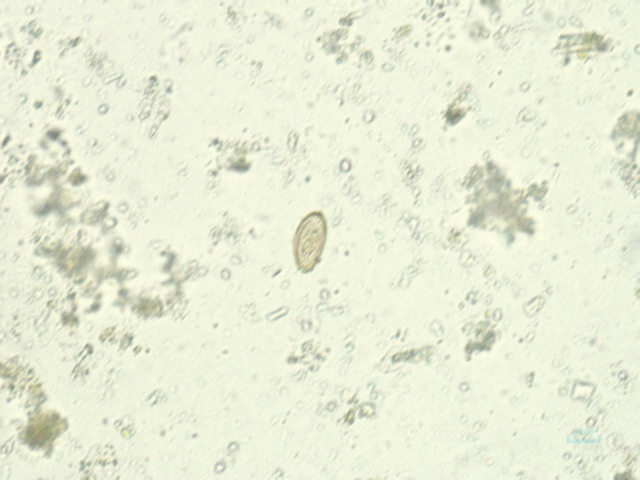
%> input picture 3rdYears/Y3T2/ComputerVision/Pre-processingImageDL/Opisthorchis viverrine_0001.jpg, 1280 x 960 px (shown at 1/2 size)
$ octave testImage.m   (GNU Octave 9; MATLAB toolbox functions it lacks are replaced by stand-ins)
%> lines starting %> are read from the running program, lines starting %| are printed output that depends on the picture
im = imread('Opisthorchis viverrine_0001.jpg');
%> im is the input picture: size 960x1280x3 uint8; mean R, G, B 232.8, 236.7, 214.3

im = im2double(im);
%> im: size 960x1280x3 double

% Resize the image to 640x640 pixels
im = imresize(im, [640 640]);
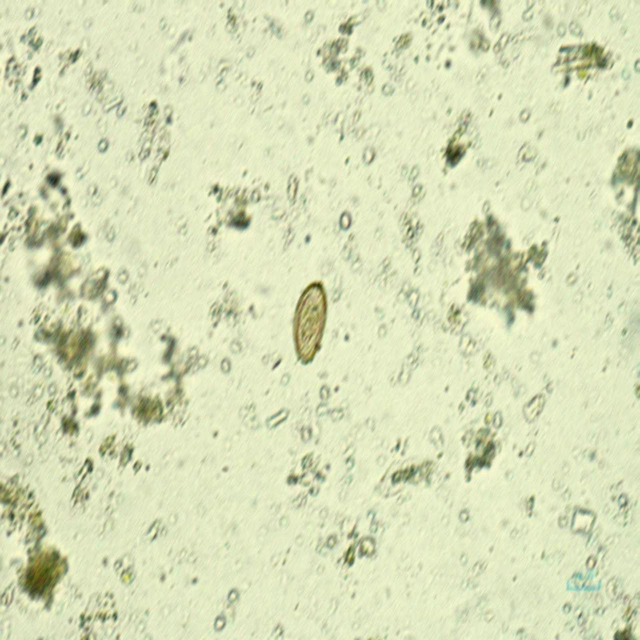
%> im: size 640x640x3 double; mean R, G, B 0.913, 0.928, 0.841; drawn with min black and max white

b1 = medfilt2(im(:, :, 1), [13, 13]);
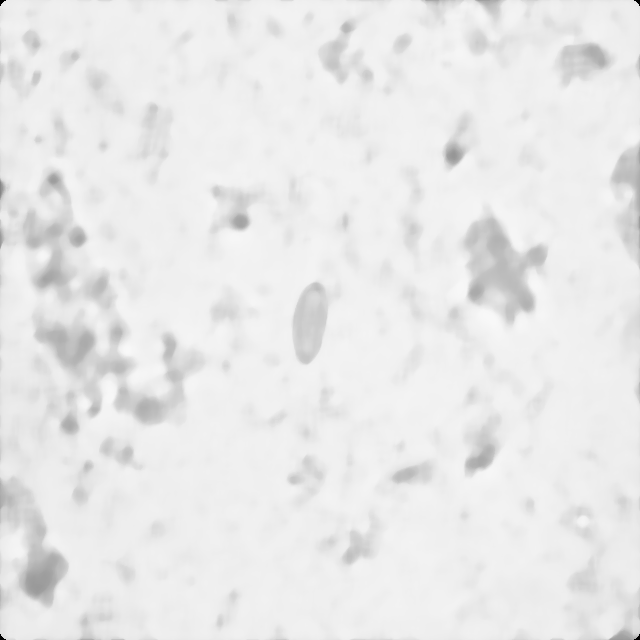
%> b1: size 640x640 double; min 0, max 0.975, mean 0.918
b2 = medfilt2(im(:, :, 2), [13, 13]);
b3 = medfilt2(im(:, :, 3), [13, 13]);
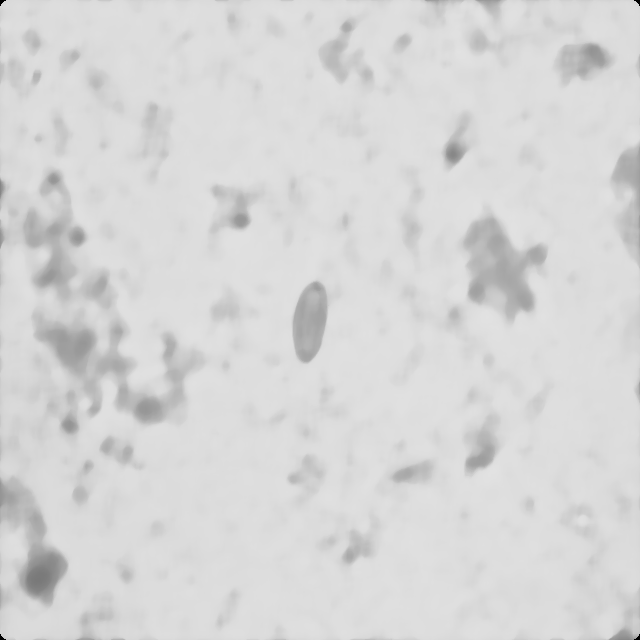
%> b3: size 640x640 double; min 0, max 0.888, mean 0.845
blur_image = cat(3, b1, b2, b3);
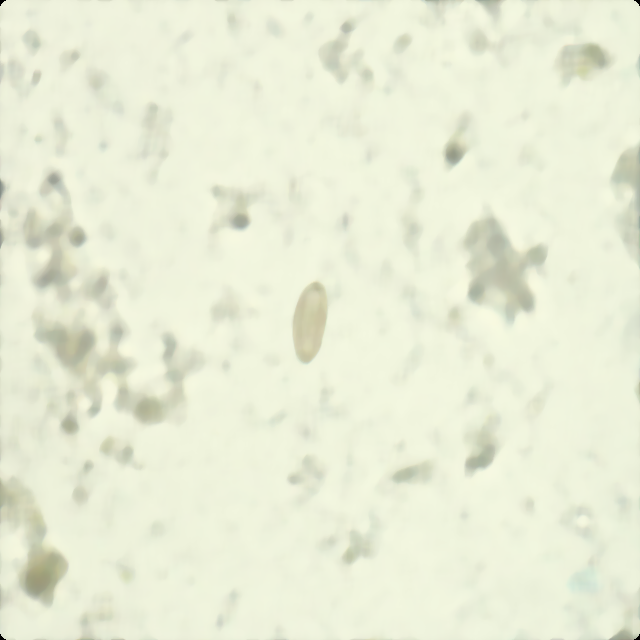
%> blur_image: size 640x640x3 double; mean R, G, B 0.918, 0.933, 0.845
edge_image = im - blur_image;
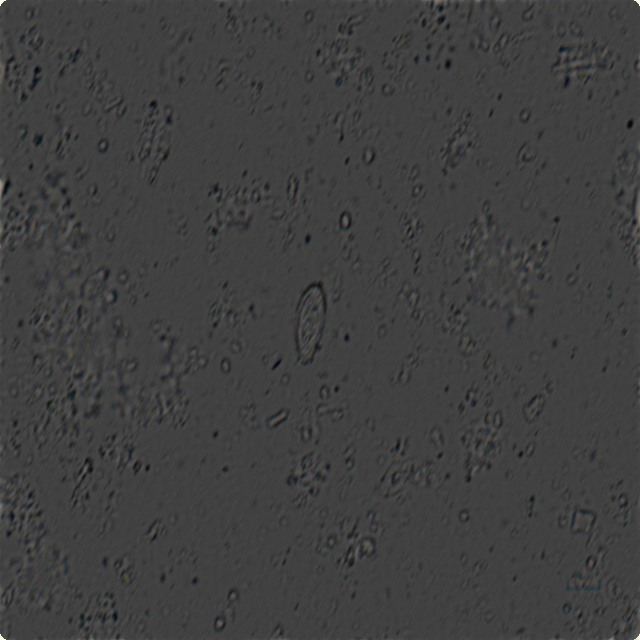
%> edge_image: size 640x640x3 double; mean R, G, B -0.00467, -0.00448, -0.004; drawn with min black and max white
% 4.5 for medfilt2
output_image = im + (2.0 * edge_image);
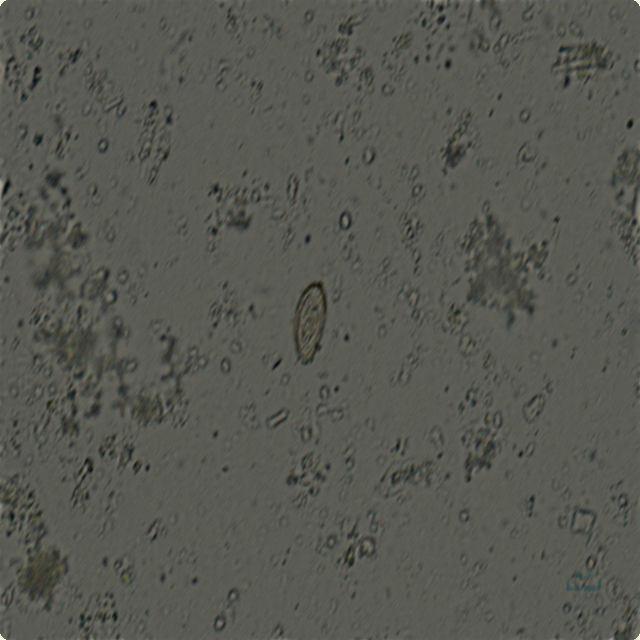
%> output_image: size 640x640x3 double; mean R, G, B 0.904, 0.919, 0.833; drawn with min black and max white

subplot(1, 2, 1);
imshow(output_image);
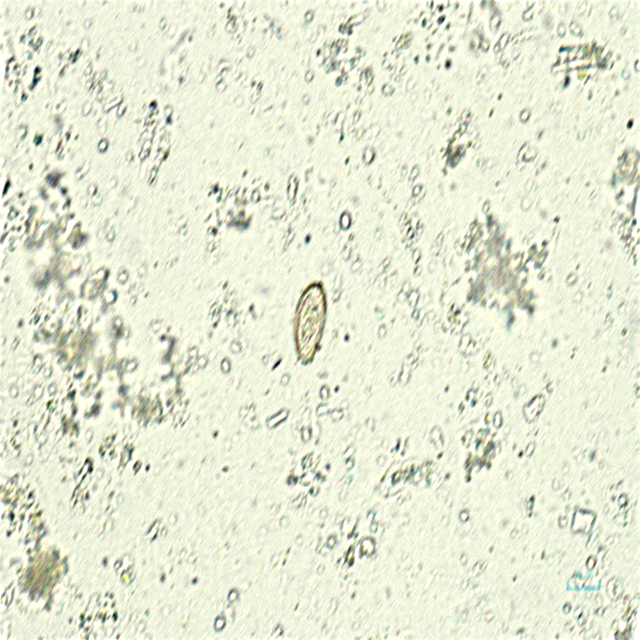
%> displayed picture: size 640x640x3, on the screen's scale of 0 to 255; mean R, G, B 229.6, 233.6, 212.1
subplot(1, 2, 2);
imshow(im);
